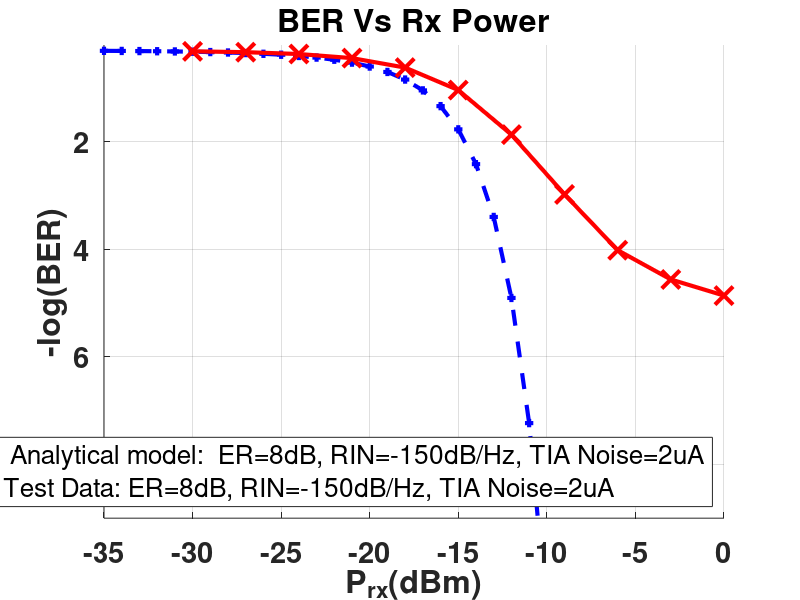

Recreate this plot in MATLAB.
%close all;
clc;
hold on;

%% Received Power
P_rx_dBm = (-35: 1: 0);

%% Parameters: Changed Frequently
ER_dB = 8;
TIA_Noise_SD = 2e-6; % Amps
Rl = 50;             % Ohms
dark_current = 3e-9; % Amps
RIN = -150;          % dB/Hz

% option = 0 => i-decision/i-threshold is average power  
% option = 1 => i-decision/i-threshold is chosen as shown in Agrawal
option = 1;

% graphtype = 0 => log scale 
% graphtype = 1 => loglog scale
graphtype = 0;

%% ISI/MPN Parameters
LengthOfFiber = 1; % meters
BW_m = 4700; % modal BW for fiber MHz*km
lamb_c = 850; % laser center wavelength nm
lamb_0 = 1300; % zero dispersion wavelngth nm
sig_lambda = 0.3; % RMS spectral width of the laser spectrum in nm
laser_rise_time = 10; % Ts in ps
BW_receiver = 30e3; % in MHz -3dB BW of optical receiver electrical
BitRate = 30e3; % in MHz
S_0 = 0.11; % dispersion slope parameter ps/(nm^2 * km)
k_mpn = 0.1; % ratio
DCD = 0; %ps Duty-cycle-Distortion

%% Parameters: Changed Less Frequently
Resp = 0.3; % responsivity in A/W
RINNOISE_BW = 15.67e9; % noise of RIN in Hz
delta_f_noise = 19.9588e9; % effective noise BW in HZ
T_kelvin = 293.15; % temperature in K

%% SystemVue Values
P_rx_dBm_SysVue = [
-30
-27
-24
-21
-18
-15
-12
-9
-6
-3
-0
];

BER_Test = [
0.48125
0.4638
0.4289
0.35965
0.23967
0.09157
0.01357
1.05E-03
9.63E-05
2.75E-05
1.38E-05
];

%% Constants
kB = 1.3806488e-23;   % Boltzmann constant in J/K
q = 1.602176565e-19;  % Elementary charge in coulombs

%% Convert to Linear Terms
P_rx = 10.^(P_rx_dBm / 10)/1000;
ER_rat = 10^(ER_dB/10); 

%% Calulate Power of binary 1 and binary 0
P1 = 2 * P_rx .* (ER_rat / (ER_rat + 1));    
P0 = 2 * P_rx .* (1/(ER_rat+1));

%% Calculate Current Received
I1 = P1 .* Resp;
I0 = P0 .* Resp;

%% Dispersion Related Penalties

if LengthOfFiber > 0
    LengthOfFiber_km = LengthOfFiber/1000;
    D1 = 0.25 * S_0 * (lamb_c - lamb_0^4 / lamb_c^3); % ps/(nm-km) 
    D2 = 0.7 * S_0 * sig_lambda; % ps/(nm-km)
    Dispersion = sqrt(D1^2 + D2^2); % ps/(nm-km)
    BW_CD = 0.187*1e6 / (LengthOfFiber_km * sig_lambda * Dispersion); % MHz
    BW_m_eff = BW_m / LengthOfFiber_km; % MHz

    T_fiber_exit = sqrt(laser_rise_time^2 ...
        + 1e6*((480/BW_m_eff)^2 + (480/BW_CD)^2)); %ps

    T_receiver = 329e3/BW_receiver; %ps
    T_composite = sqrt(T_fiber_exit^2 + T_receiver^2); %ps
    T_eff = (1/(BitRate*10^6) - DCD*1e-12)*10^12; %pseconds
    BW_eff = 1/(T_eff); %THz = 1/ps
    
    %ISI power penalty
    T_b = 1/(BitRate)*1e6; % ps
    
    %%% Worst case eye closure used in Chalmers "4-PAM for High-Speed"
    E_m = 1.425 * exp(-1.28*(T_eff/T_composite)^2); 
    
    %%% Worst case eye closure used in IEEE
%     ht0 = 0.5*(erf(2.563 * T_eff/(2*sqrt(2)*T_composite))...
%         - erf(-2.563*T_eff/(2*sqrt(2)*T_composite))); 
%     P_ISI_IEEE_dB = 10*log10(1/(2*ht0 - 1));
    %%%
    
    if E_m > 1
        error('Eye Closed Due to ISI');
    end

    P_ISI = (1 - E_m); % worst case eye penalty Chalmers
    P_ISI_dB = 10*log10(P_ISI);
    ISI_oma = (I1-I0) * (1 - P_ISI);
    I1 = I1 - ISI_oma/2;
    I0 = I0 + ISI_oma/2;
    sigma_mpn = k_mpn/sqrt(2) * ...
        (1 - exp(-pi*BW_eff*Dispersion*LengthOfFiber_km*sig_lambda));
else 
    sigma_mpn = 0;
end

%% Noise Sources
thermalNoise_variance = 4*kB*T_kelvin*delta_f_noise/Rl;              
shot_noise1_variance = 2.*q.*(I1 + dark_current)*delta_f_noise;    
shot_noise0_variance = 2.*q.*(I0 + dark_current)*delta_f_noise;    
RIN_noise1_SD = sqrt(RINNOISE_BW * 10^(RIN/10))*I1;
RIN_noise0_SD = sqrt(RINNOISE_BW * 10^(RIN/10))*I0;
MPN_noise1_SD = sigma_mpn * I1;
MPN_noise0_SD = sigma_mpn * I0;

%% Add Up All Noise 
sd1_noise_tot = sqrt(TIA_Noise_SD.^2 + shot_noise1_variance + ...
    thermalNoise_variance + RIN_noise1_SD.^2 + MPN_noise1_SD.^2);
sd0_noise_tot = sqrt(TIA_Noise_SD.^2 + shot_noise0_variance + ...
    thermalNoise_variance + RIN_noise0_SD.^2 + MPN_noise1_SD.^2);

%% Calculate Threshold Current
if option == 0
    % Use average power
    I_thres = P_rx*Resp;
else 
    % Use Agrawal threshold
    I_thres = (I1.*sd0_noise_tot+I0.*sd1_noise_tot)./ ...
        (sd1_noise_tot+sd0_noise_tot);
end

%% Calculate BER
BER = (1/4) .* (erfc((I1-I_thres)./(sqrt(2).*sd1_noise_tot)) + ...
    erfc((I_thres-I0)./(sqrt(2).*sd0_noise_tot)));
BER = BER';

%% Plot Graphs
%hold on
if (graphtype == 0)
    % log plot
    h = plot(P_rx_dBm, -log10(BER), '--+b', ...
        P_rx_dBm_SysVue, -log10(BER_Test),...
        '-xr','LineWidth', 2.5, 'MarkerSize', 13);

    ylim([0.2, 9]);
    xlim([-35,0]);
    %set(gca,'YTick',[0,1,2,3,4,5,6,7],'FontSize', 2,'fontweight','b');

else
    % loglog plot
    h = semilogy(P_rx_dBm, -log10(BER), '--+b', ...
        P_rx_dBm_SysVue, -log10(BER_Test),...
        '-xr','LineWidth', 2.5, 'MarkerSize', 13);
    ylim([0.2, 11]);
    xlim([-35,0]);
    set(gca,'YTickLabel',num2str(get(gca,'YTick').'))
end

grid on
title('BER Vs Rx Power','FontSize', 24,'fontweight','b');
set(gca,'Ydir','reverse')
set(h,'linewidth', 3);
set(gca,'FontSize', 21,'fontweight','b')

xlabel('P_r_x(dBm)','fontweight','b')
ylabel('-log(BER)','fontweight','b')
legend(...
    [' Analytical model:  ER=' num2str(ER_dB) 'dB, RIN=' num2str(RIN) 'dB/Hz, TIA Noise=' num2str(TIA_Noise_SD*1e6) 'uA' ],...
    ['Test Data: ER=' num2str(ER_dB)  'dB, RIN=' num2str(RIN) 'dB/Hz, TIA Noise=' num2str(TIA_Noise_SD*1e6) 'uA'],...
    'Location', 'SouthEast');
